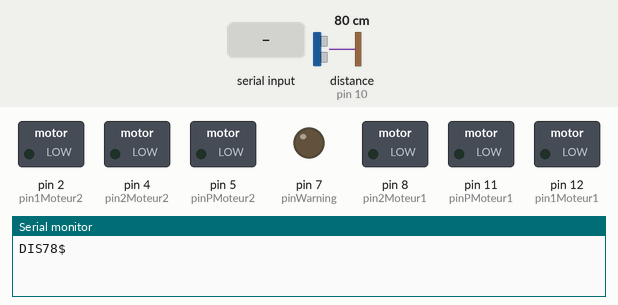
Recording of a sketch running on a simulated Arduino Nano, built with avr-gcc and run on an emulated ATmega328P. Shown: switched loads named in the sketch (green lamp = pin HIGH), output pins drawn as LEDs (lit = HIGH), the last lines printed to the serial monitor. Wiring (inferred from the names in the program): ultrasonic range finder: trigger pin 9; echo pin 10. The test bench sets the inputs (shaded band); at power-on: distance to the obstacle (sensor on pin 10) 80 cm. The echo pulse lasts 58.3 µs per cm; pins used as bus, display or sensor lines are not drawn.

Above: at 1.2 s.
1.3 s: "WARN1$" received over Serial
At 2.2 s:
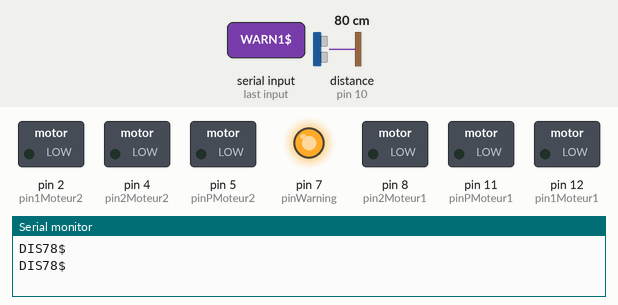
2.8 s: "WARN0$" received over Serial
At 3.3 s:
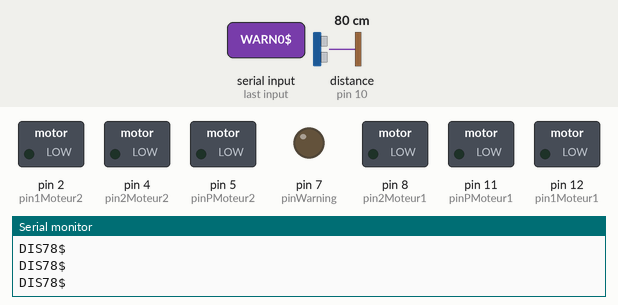
Timing chart, 0 to 5.8 s (numbered marks = the images above; inputs shaded):
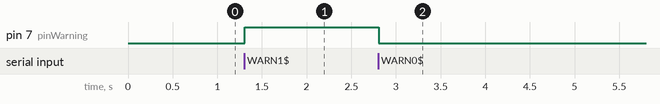

Measured:
- after the input at 1.3 s, pin 7 (pinWarning): LOW → HIGH at once
- after the input at 2.8 s, pin 7 (pinWarning): HIGH → LOW at once

The sketch:

MCRobot.ino
```cpp
#include "MCBluetooth.h"
#include "MCMotorBluetooth.h"
#include "MCWarningBluetooth.h"

MCBluetooth bluetooth;
MCMotorBluetooth motorBluetooth;
MCWarningBluetooth warningBluetooth;


int pin1Moteur1 = 12; //pin de commande moteur 1
int pin2Moteur1 = 8; // pin de commande moteur 1
int pinPMoteur1 = 11; // pin PWM moteur 1
int pin1Moteur2 = 2; // pin de commande moteur 2
int pin2Moteur2 = 4; // pin de commande moteur 2
int pinPMoteur2 = 5; // pin PWM moteur 2

int pinWarning = 7;    // pin Warning

int pinTrig  = 9; // Broche TRIGGER
int pinEcho  = 10;    // Broche ECHO


void setup() {

  bluetooth = MCBluetooth::MCBluetooth(9600);

  motorBluetooth = MCMotorBluetooth::MCMotorBluetooth(&bluetooth,
                   pin1Moteur1,
                   pin2Moteur1,
                   pinPMoteur1,
                   pin1Moteur2,
                   pin2Moteur2,
                   pinPMoteur2);

  warningBluetooth = MCWarningBluetooth::MCWarningBluetooth(&bluetooth,
                     pinWarning,
                     pinTrig,
                     pinEcho);
}

void readAndProcess() {
  while (bluetooth.read()) // Don't read unless
    // there you know there is data
  {


    if (motorBluetooth.readAndProcess()) {
      return;
    }

    if (warningBluetooth.readAndProcess()) {
      return;
    }

  }
}


void loop() {
  readAndProcess();
  warningBluetooth.measureAndSend();
}
```

MCBluetooth.cpp
```cpp
#include "Arduino.h"
#include "MCBluetooth.h"

MCBluetooth::MCBluetooth() {
  MCBluetooth(9600);
}

MCBluetooth::MCBluetooth(int serialBaud) {
  Serial.begin(serialBaud);
  inChar = -1; // Where to store the character read
  index = 0; // Index into array; where to store the character
}

bool MCBluetooth::read() {
  if (Serial.available() > 0) // Don't read unless there you know there is data
  {
    if (index < 19) // One less than the size of the array
    {
      inChar = Serial.read(); // Read a character
      inData[index] = inChar; // Store it
      index++; // Increment where to write next
      inData[index] = '\0'; // Null terminate the string
    }

    if (inChar == '#') {
      clearData();
    }

    return true;

  }
  return false;
}


String MCBluetooth::getInData() {
  return String(inData);
}
char MCBluetooth::getInChar() {
  return inChar;

}
byte MCBluetooth::getIndex() {
  return index;
}

void MCBluetooth::clearData() {
  for (int i = 0; i < 19; i++) {
    inData[i] = 0;
  }
  index = 0;
}


void MCBluetooth::write(String msg) {
  Serial.print(msg);
}

void MCBluetooth::writeln(String msg) {
  Serial.println(msg);
}
```

MCBluetooth.h
```cpp
#ifndef MCBluetooth_h
#define MCBluetooth_h

#include "Arduino.h"

class MCBluetooth
{
  public:
    MCBluetooth();
    MCBluetooth(int serialBaud/*9600*/);
    bool read();
    void clearData();
    void write(String msg);
    void writeln(String msg);

    String getInData();
    char getInChar();
    byte getIndex();
  private:
    char inData[20]; // Allocate some space for the string
    char inChar; // Where to store the character read
    byte index; // Index into array; where to store the character
};

#endif
```

MCMotorBluetooth.cpp
```cpp
#include "MCMotorBluetooth.h"

using namespace std;


MCMotorBluetooth::MCMotorBluetooth() {
}
/*
MCMotorBluetooth::MCMotorBluetooth(int serialBaud,
                                   int _pin1Moteur1,
                                   int _pin2Moteur1,
                                   int _pinPMoteur1,
                                   int _pin1Moteur2,
                                   int _pin2Moteur2,
                                   int _pinPMoteur2) {
  bluetooth = new MCBluetooth(serialBaud);
  init(_pin1Moteur1,
       _pin2Moteur1,
       _pinPMoteur1,
       _pin1Moteur2,
       _pin2Moteur2,
       _pinPMoteur2);
}
*/

MCMotorBluetooth::MCMotorBluetooth(MCBluetooth *_bluetooth,
                                   int _pin1Moteur1,
                                   int _pin2Moteur1,
                                   int _pinPMoteur1,
                                   int _pin1Moteur2,
                                   int _pin2Moteur2,
                                   int _pinPMoteur2) {
  bluetooth = _bluetooth;
  init(_pin1Moteur1,
       _pin2Moteur1,
       _pinPMoteur1,
       _pin1Moteur2,
       _pin2Moteur2,
       _pinPMoteur2);
}

void MCMotorBluetooth::init(
  int _pin1Moteur1,
  int _pin2Moteur1,
  int _pinPMoteur1,
  int _pin1Moteur2,
  int _pin2Moteur2,
  int _pinPMoteur2) {
  pin1Moteur1 = _pin1Moteur1;
  pin2Moteur1 = _pin2Moteur1;
  pinPMoteur1 = _pinPMoteur1;
  pin1Moteur2 = _pin1Moteur2;
  pin2Moteur2 = _pin2Moteur2;
  pinPMoteur2 = _pinPMoteur2;
  pinMode(pin1Moteur1, OUTPUT);
  pinMode(pin2Moteur1, OUTPUT);
  pinMode(pinPMoteur1, OUTPUT);
  pinMode(pin1Moteur2, OUTPUT);
  pinMode(pin2Moteur2, OUTPUT);
  pinMode(pinPMoteur2, OUTPUT);
}

bool MCMotorBluetooth::readAndProcess() {
  if ((*bluetooth).getInChar() == ']') {
    processMotorString();
    (*bluetooth).clearData();
    return true;
  }

  return false;
}


void MCMotorBluetooth::processMotorString() {

  String is1OnString = "0";
  String percentage1String = "0";
  String is2OnString = "0";
  String percentage2String = "0";


  String stringData = String((*bluetooth).getInData());
  is1OnString = stringData.substring(1, 2);
  percentage1String = stringData.substring(3, 6);
  is2OnString = stringData.substring(7, 8);
  percentage2String = stringData.substring(9, 12);


  int is1On = is1OnString.toInt();
  if (is1On == 2) {
    is1On = -1;
  }
  int percentage1 = percentage1String.toInt();
  int is2On = is2OnString.toInt();
  if (is2On == 2) {
    is2On = -1;
  }
  int percentage2 = percentage2String.toInt();

  /*Serial.print("receivedString=[");
    Serial.print(is1On);
    Serial.print(":");
    Serial.print(percentage1);
    Serial.print(":");
    Serial.print(is2On);
    Serial.print(":");
    Serial.print(percentage2);
    Serial.println("]");*/
  actionMoteur(1, is1On, percentage1); //moteur 1 100% puissance sens 1
  actionMoteur(2, is2On, percentage2); //arrêt moteur 2
}
void MCMotorBluetooth::actionMoteur(int moteur, int sens, int pourcentage) {
  int pin1, etat1, pin2, etat2, pinP, puissance; //variable de la fonction
  //test numéro du moteur
  if (moteur == 1) {
    pin1 = pin1Moteur1;
    pin2 = pin2Moteur1;
    pinP = pinPMoteur1;
  }
  else {
    pin1 = pin1Moteur2;
    pin2 = pin2Moteur2;
    pinP = pinPMoteur2;
  }
  //test sens du moteur 1,-1 (sens contrainre) ou tout autre valeur (stoppe le moteur)
  if (sens == 1) {
    etat1 = 1;
    etat2 = 0;
  } else if (sens == -1) {
    etat1 = 0;
    etat2 = 1;
  } else {
    etat1 = 0;
    etat2 = 0;
  }
  puissance = map(pourcentage, 0, 100, 0, 255);
  analogWrite(pinP, puissance);
  digitalWrite(pin1, etat1);
  digitalWrite(pin2, etat2);

  Serial.print("Moteur : ");
  Serial.print(moteur);
  if (sens == -1 || sens == 1) {
    Serial.print(" sens : ");
    Serial.print(sens);
  }
  else {
    Serial.print(" ! stop ! ");
  }
  Serial.print(" puissance : ");
  Serial.println(pourcentage);
}
```

MCMotorBluetooth.h
```cpp
#ifndef MCMotorBluetooth_h
#define MCMotorBluetooth_h

#include "Arduino.h"
#include "MCBluetooth.h"

class MCMotorBluetooth {
  public:
    MCMotorBluetooth();
    MCMotorBluetooth(MCBluetooth *_bluetooth,
                     int _pin1Moteur1,
                     int _pin2Moteur1,
                     int _pinPMoteur1,
                     int _pin1Moteur2,
                     int _pin2Moteur2,
                     int _pinPMoteur2);

    /*MCMotorBluetooth(int serialBaud,
                     int _pin1Moteur1,
                     int _pin2Moteur1,
                     int _pinPMoteur1,
                     int _pin1Moteur2,
                     int _pin2Moteur2,
                     int _pinPMoteur2);*/
    bool readAndProcess();

  private:
    int pin1Moteur1; //pin de commande moteur 1
    int pin2Moteur1; // pin de commande moteur 1
    int pinPMoteur1; // pin PWM moteur 1
    int pin1Moteur2; // pin de commande moteur 2
    int pin2Moteur2; // pin de commande moteur 2
    int pinPMoteur2; // pin PWM moteur 2
    MCBluetooth *bluetooth;

    void MCMotorBluetooth::init(
      int _pin1Moteur1,
      int _pin2Moteur1,
      int _pinPMoteur1,
      int _pin1Moteur2,
      int _pin2Moteur2,
      int _pinPMoteur2);

    void actionMoteur(int moteur, int sens, int pourcentage);
    void processMotorString();
};

#endif
```

MCWarningBluetooth.cpp
```cpp
#include "MCWarningBluetooth.h"

using namespace std;

const unsigned long measurePeriode = 1000 ;

MCWarningBluetooth::MCWarningBluetooth() {
}
/*
  MCWarningBluetooth::MCWarningBluetooth(int serialBaud,
                                       int _pinWarning,
                                       int _pinTrig,
                                       int _pinEcho) {
  bluetooth = new MCBluetooth(serialBaud);
  init(_pinWarning,
       _pinTrig,
       _pinEcho);
  }
*/
MCWarningBluetooth::MCWarningBluetooth(MCBluetooth *_bluetooth,
                                       int _pinWarning,
                                       int _pinTrig,
                                       int _pinEcho) {
  bluetooth = _bluetooth;
  init(_pinWarning,
       _pinTrig,
       _pinEcho);
}

void MCWarningBluetooth::init(
  int _pinWarning,
  int _pinTrig,
  int _pinEcho) {
  pinWarning = _pinWarning;
  pinTrig = _pinTrig;
  pinEcho = _pinEcho;

  pinMode(pinWarning, OUTPUT);

  pinMode(pinTrig, OUTPUT);
  pinMode(pinEcho, INPUT);

  enableWarning(false);

  lastDistanceMeasure = millis();
}

bool MCWarningBluetooth::readAndProcess() {

  if ((*bluetooth).getInChar() == '$') {
    String warningString = String((*bluetooth).getInData());
    if  (warningString.equals("WARN0$")) {
      enableWarning(false);
    } else if (warningString.equals("WARN1$")) {
      enableWarning(true);
    }
    (*bluetooth).clearData();
    return true;
  }
  return false;
}


void MCWarningBluetooth::enableWarning(bool isOn) {
  if (isOn) {
    //    tone(pinWarning, 87);
    digitalWrite(pinWarning, 1);
  } else {
    //    noTone(pinWarning);
    digitalWrite(pinWarning, 0);
  }
}

int MCWarningBluetooth::measureDistance() {
  // Clears the trigPin
  digitalWrite(pinTrig, LOW);
  delayMicroseconds(10);
  // Sets the trigPin on HIGH state for 10 micro seconds
  digitalWrite(pinTrig, HIGH);
  delayMicroseconds(10);
  digitalWrite(pinTrig, LOW);
  // Reads the echoPin, returns the sound wave travel time in microseconds
  int duration = pulseIn(pinEcho, HIGH);
  // Calculating the distance
  int distance = duration * 0.034 / 2;
  // Prints the distance on the Serial Monitor
  //  Serial.print("Distance: ");
  //  Serial.println(distance);
  return distance;
}


void MCWarningBluetooth::measureAndSend() {
  if (millis() - lastDistanceMeasure > measurePeriode) {
    lastDistanceMeasure = millis();
    int dist = measureDistance();
    String msg = "DIS" + String(dist) + "$";
    (*bluetooth).writeln(msg);
  }
}
```

MCWarningBluetooth.h
```cpp
#ifndef MCWarningBluetooth_h
#define MCWarningBluetooth_h

#include "Arduino.h"
#include "MCBluetooth.h"

class MCWarningBluetooth {
  public:
    MCWarningBluetooth();
    MCWarningBluetooth(MCBluetooth *_bluetooth,
                       int _pinWarning,
                       int _pinTrig,
                       int _pinEcho);
/*
    MCWarningBluetooth(int serialBaud,
                     int _pinWarning,
                     int _pinTrig,
                     int _pinEcho);*/
    bool readAndProcess();
    void measureAndSend();

  private:
    int pinWarning; //pin de commande moteur 1
    int pinTrig; // pin de commande moteur 1
    int pinEcho;
    MCBluetooth *bluetooth;
    unsigned long lastDistanceMeasure = 0 ;

    void init(
      int _pinWarning,
      int _pinTrig,
      int _pinEcho);

    void enableWarning(bool isOn);
    int measureDistance();
};

#endif
```
